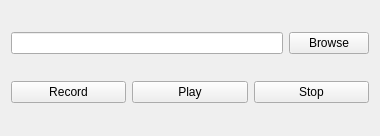
<?xml version="1.0" encoding="UTF-8"?>
<ui version="4.0">
 <class>AudioRecordWidget</class>
 <widget class="QWidget" name="AudioRecordWidget">
  <property name="geometry">
   <rect>
    <x>0</x>
    <y>0</y>
    <width>380</width>
    <height>136</height>
   </rect>
  </property>
  <property name="windowTitle">
   <string>Form</string>
  </property>
  <layout class="QVBoxLayout" name="verticalLayout">
   <item>
    <layout class="QHBoxLayout" name="horizontalLayout">
     <item>
      <widget class="QLineEdit" name="leFilePath"/>
     </item>
     <item>
      <widget class="QPushButton" name="pbBrowse">
       <property name="text">
        <string>Browse</string>
       </property>
      </widget>
     </item>
    </layout>
   </item>
   <item>
    <layout class="QHBoxLayout" name="horizontalLayout_2">
     <item>
      <widget class="QPushButton" name="pbRecord">
       <property name="text">
        <string>Record</string>
       </property>
      </widget>
     </item>
     <item>
      <widget class="QPushButton" name="pbPlay">
       <property name="text">
        <string>Play</string>
       </property>
      </widget>
     </item>
     <item>
      <widget class="QPushButton" name="pbStop">
       <property name="text">
        <string>Stop</string>
       </property>
      </widget>
     </item>
    </layout>
   </item>
  </layout>
 </widget>
 <resources/>
 <connections/>
</ui>
